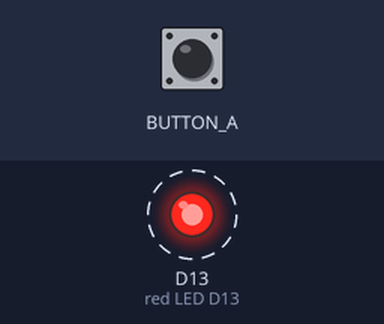
The program below on a simulated Circuit Playground running CircuitPython. On the bench: output pins drawn as LEDs (lit = HIGH). Dashed ring = blinking.

Above: at 0.5 s.
Timing chart, 0 to 4.6 s (numbered marks = the images above):
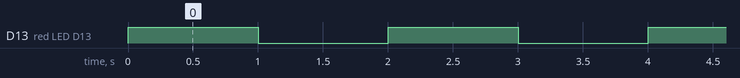

The program:

RedBlink.py
```python
import time
from adafruit_circuitplayground.express import cpx
# Objects to Circuit Playground Express objects can now be
# referred to their abbreviated form
button_read = cpx.button_a
while True:
    cpx.red_led = True
    time.sleep(1)
    cpx.red_led = False
    time.sleep(1)
```

Measured:
- by itself, D13 (red LED D13): alternates HIGH for 1.0 s and LOW for 1.0 s
